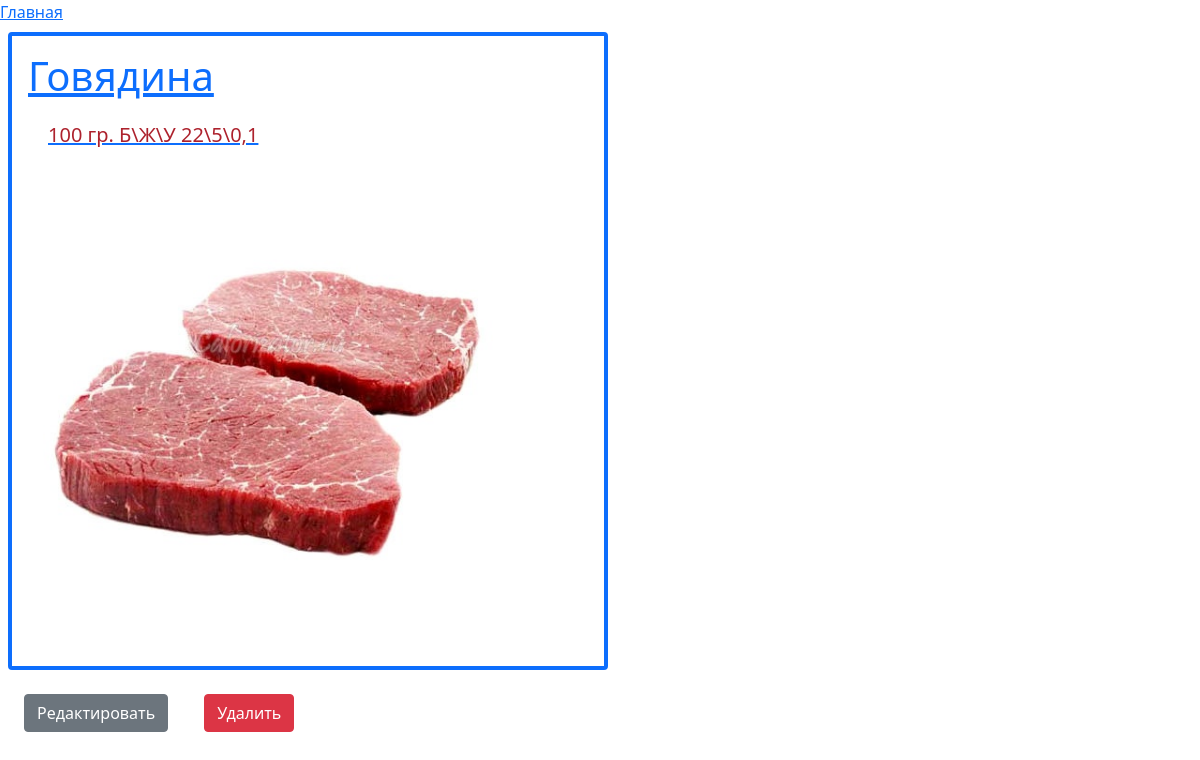
Screenshot of /post/3 with the database file from the repository.
### tur/models.py (models this page shows, shortened)
class Posts(models.Model):
    title = models.CharField(max_length=100)
    text = models.TextField()
    image = models.CharField(max_length=100, default='')

### tur/views.py (the view)
# urls.py: path('post/<int:id>',views.post),
def post(request,id):
    post = Posts.objects.get(id = id)
    return render(request, 'post.html', {'post': post})

### tur/templates/post.html (shortened to what this page needs)
{% extends "base.html" %}
{% load static %}
{% block content %}
        <a href="/">
            Главная
        </a>
            <div class = "border border-4 border-primary w-50 m-2 p-3 rounded">
                <a href="post/{{post.id}}">
                <h3 class = "fs-1">{{post.title}}</h3>
                <p class = "post-text">{{post.text}} </p>
                <img style="width: 40vw;" src = "/static/images/{{post.image}}" alt=""/>
                </a>
            </div>
            <div class="m-2">
                <a  class="btn btn-secondary  m-3"  href="/editpost/{{post.id}}">
                    Редактировать
                </a>
                <a  class="btn btn-danger  m-3" href="/deletepost/{{post.id}}">
                    Удалить
                </a>
            </div>
{% endblock %}

### tur/static/css/style.css (style rules this page uses)
.post-text { color: rgb(173, 34, 45); margin: 20px; font-size: 20px; }

### rows the page displays
Posts: title "Говядина", text "100 гр. Б\\Ж\\У 22\\5\\0,1", image (picture)
